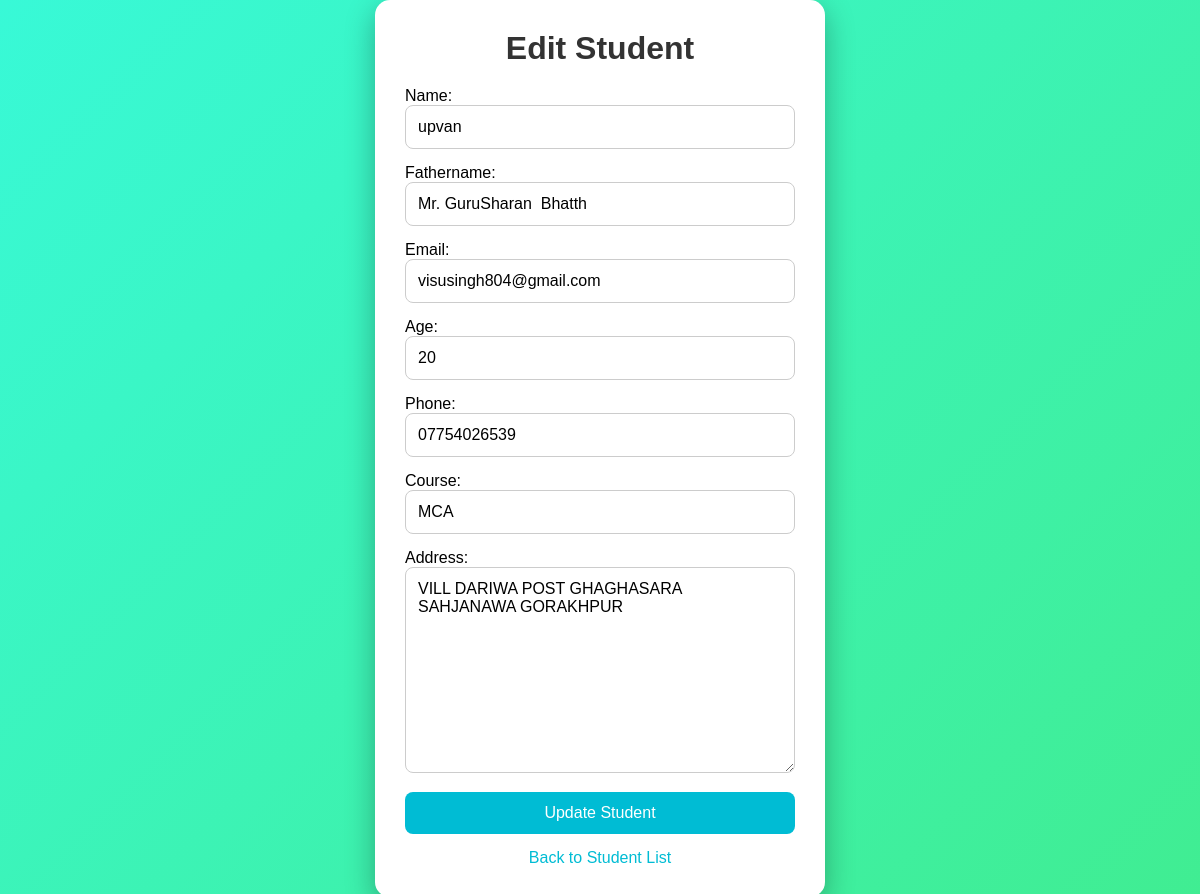
Page /edit/6/ (signed in) on the committed database.
### students/models.py (models this page shows, shortened)
class Student(models.Model):
    name = models.CharField(max_length=100)
    fathername = models.CharField(max_length=100)
    email = models.EmailField(unique=True)
    age = models.IntegerField()
    phone= models.CharField(max_length=15)
    course = models.CharField(max_length=100)
    address = models.TextField()

### students/views.py (the view)
# urls.py: path("edit/<int:id>/", views.edit_student, name="edit_student"),
@login_required
def edit_student(request, id):
    student = get_object_or_404(Student, id=id)
    if request.method == "POST":
        form = StudentForm(request.POST, instance=student)
        if form.is_valid():
            form.save()
            messages.success(request, "Student updated successfully.")
            return redirect("student_list")
    else:
        form = StudentForm(instance=student)
    return render(request, "students/edit_student.html", {
        "form": form,
        "student": student
    })

### students/forms.py
class StudentForm(forms.ModelForm):
    class Meta:
        model = Student
        fields = '__all__'

### students/templates/students/edit_student.html (shortened to what this page needs)
<!DOCTYPE html>
<html lang="en">
<head>
</head>
<body>
<div class="container">
<h1>Edit Student</h1>
<form method="POST">
    {{ form.as_p }}
    <button type="submit">Update Student</button>
</form>
<a href="{% url 'student_list' %}" class="back">
Back to Student List
</a>
</div>
</body>
</html>

### students/templates/students/edit_student.html (style rules this page uses)
* { margin:0; padding:0; box-sizing:border-box; font-family:Arial,Helvetica,sans-serif; }
body { min-height:100vh; display:flex; justify-content:center; align-items:center; background:linear-gradient(-45deg,#4facfe,#00f2fe,#43e97b,#38f9d7); background-size:400% 400%; animation:bg 10s ease infinite; }
.container { width:450px; background:#fff; padding:30px; border-radius:15px; box-shadow:0 10px 30px rgba(0,0,0,.3); }
h1 { text-align:center; margin-bottom:20px; color:#333; }
input,textarea { width:100%; padding:12px; margin-bottom:15px; border:1px solid #ccc; border-radius:8px; font-size:16px; }
button { width:100%; padding:12px; background:#00bcd4; color:white; border:none; border-radius:8px; font-size:16px; cursor:pointer; }
.back { display:block; text-align:center; margin-top:15px; text-decoration:none; color:#00bcd4; }

### rows in the picture
Student: name "upvan", fathername "Mr. GuruSharan Bhatth", email "visusingh804@gmail.com", age "20", phone "07754026539", course "MCA", address "VILL DARIWA POST GHAGHASARA SAHJANAWA GORAKHPUR"
